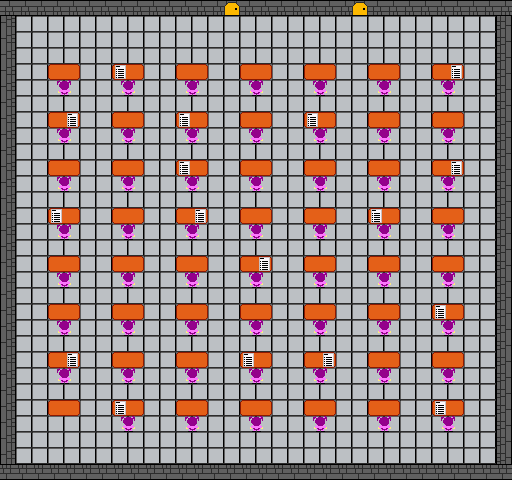

This is a level from a 2D game, rendered from its Tiled map with the project's own tilesets. A one-line summary and the map file follow, with tile-layer data summarised:
An orthogonal 32x30 tile map with 16x16 px tiles, 2 tile layers (Tile Layer 1, Tile Layer 2), 2 tilesets.

<map version="1.0" orientation="orthogonal" width="32" height="30" tilewidth="16" tileheight="16">
 <tileset firstgid="1" name="transfinal" tilewidth="16" tileheight="16">
  <image source="../Tilesets/transfinal.gif" width="640" height="32" />
 </tileset>
 <tileset firstgid="81" name="triangleHead" tilewidth="24" tileheight="24">
  <image source="../Sprites/Enemies/triangleHead.gif" width="96" height="24" />
 </tileset>
 <layer name="Tile Layer 1" width="32" height="30">
  <data>[960 cells, 960 non-empty, 10 distinct tile ids]</data>
 </layer>
 <layer name="Tile Layer 2" width="32" height="30">
  <data>[960 cells, 17 non-empty, 1 distinct tile ids]</data>
 </layer>
</map>